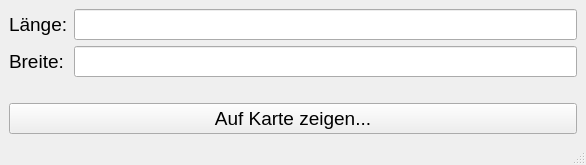
<?xml version="1.0" encoding="UTF-8"?>
<ui version="4.0">
 <class>MainWindow</class>
 <widget class="QMainWindow" name="MainWindow">
  <property name="geometry">
   <rect>
    <x>0</x>
    <y>0</y>
    <width>586</width>
    <height>165</height>
   </rect>
  </property>
  <property name="windowTitle">
   <string>MainWindow</string>
  </property>
  <widget class="QWidget" name="centralwidget">
   <layout class="QHBoxLayout" name="horizontalLayout">
    <item>
     <layout class="QVBoxLayout" name="verticalLayout">
      <item>
       <layout class="QFormLayout" name="formLayout">
        <item row="0" column="0">
         <widget class="QLabel" name="label">
          <property name="font">
           <font>
            <pointsize>14</pointsize>
           </font>
          </property>
          <property name="text">
           <string>Länge:</string>
          </property>
         </widget>
        </item>
        <item row="0" column="1">
         <widget class="QLineEdit" name="lineEdit">
          <property name="font">
           <font>
            <pointsize>14</pointsize>
           </font>
          </property>
         </widget>
        </item>
        <item row="1" column="0">
         <widget class="QLabel" name="label_2">
          <property name="font">
           <font>
            <pointsize>14</pointsize>
           </font>
          </property>
          <property name="text">
           <string>Breite:</string>
          </property>
         </widget>
        </item>
        <item row="1" column="1">
         <widget class="QLineEdit" name="lineEdit_2">
          <property name="font">
           <font>
            <pointsize>14</pointsize>
           </font>
          </property>
         </widget>
        </item>
       </layout>
      </item>
      <item>
       <widget class="QPushButton" name="pushButton">
        <property name="font">
         <font>
          <pointsize>14</pointsize>
         </font>
        </property>
        <property name="text">
         <string>Auf Karte zeigen...</string>
        </property>
       </widget>
      </item>
     </layout>
    </item>
   </layout>
  </widget>
  <widget class="QMenuBar" name="menubar">
   <property name="geometry">
    <rect>
     <x>0</x>
     <y>0</y>
     <width>586</width>
     <height>21</height>
    </rect>
   </property>
  </widget>
  <widget class="QStatusBar" name="statusbar"/>
 </widget>
 <resources/>
 <connections/>
</ui>
